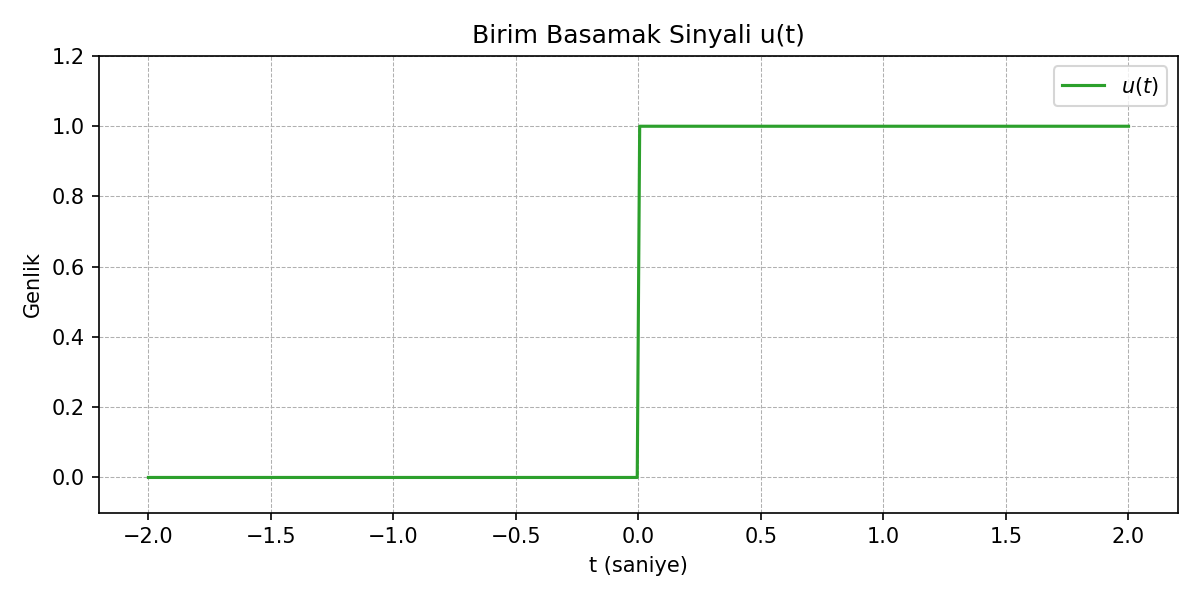

The Python source for this figure:
"""
Birim basamak sinyali u(t) için basit ve anlaşılır bir örnek.
"""

import numpy as np
import matplotlib.pyplot as plt


def unit_step(t: np.ndarray) -> np.ndarray:
    """u(t) fonksiyonunu hesaplar."""
    return np.where(t >= 0.0, 1.0, 0.0)


def plot_unit_step():
    """u(t) sinyalini çizdirir."""
    t = np.linspace(-2, 2, 400)
    signal = unit_step(t)

    plt.figure(figsize=(8, 4))
    plt.plot(t, signal, color="tab:green", label=r"$u(t)$")
    plt.title("Birim Basamak Sinyali u(t)")
    plt.xlabel("t (saniye)")
    plt.ylabel("Genlik")
    plt.grid(True, linestyle="--", linewidth=0.5)
    plt.ylim(-0.1, 1.2)
    plt.legend()
    plt.tight_layout()
    plt.savefig("birim_basamak_ornegi.png", dpi=150)
    plt.show()


if __name__ == "__main__":
    plot_unit_step()

